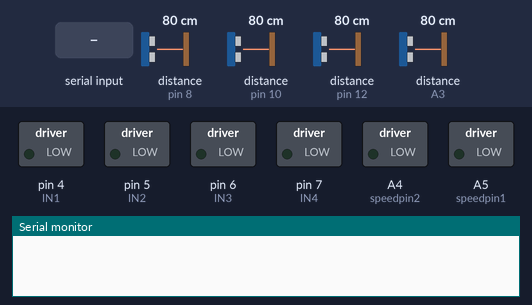
A sketch run on a simulated Arduino Uno, built with avr-gcc and run on an emulated ATmega328P. Shown: switched loads named in the sketch (green lamp = pin HIGH), the last lines printed to the serial monitor. Dashed ring = blinking. Inputs (shaded band) come from the test bench; at power-on: distance to the obstacle (sensors on pin 8, pin 10, pin 12, A3) 80 cm. The echo pulse lasts 58.3 µs per cm; pins used as bus, display or sensor lines are not drawn.

Above: at 1.2 s.
1.3 s: "l\n" received over Serial
At 3.3 s:
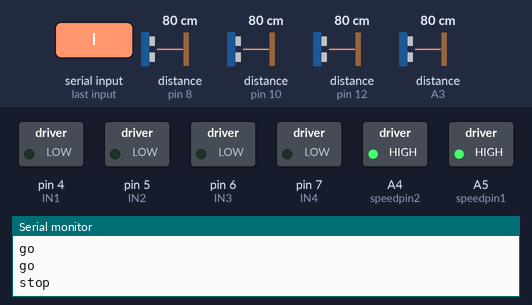
4.2 s: byte 114 ('r') received over Serial
At 5.4 s:
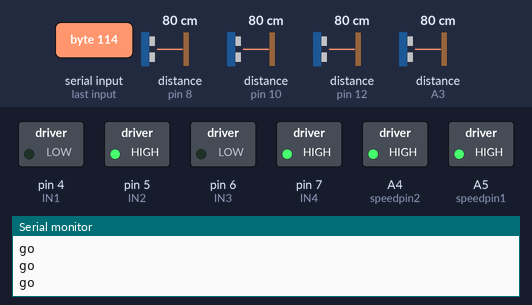
6.2 s: byte 101 ('e') received over Serial
At 6.9 s:
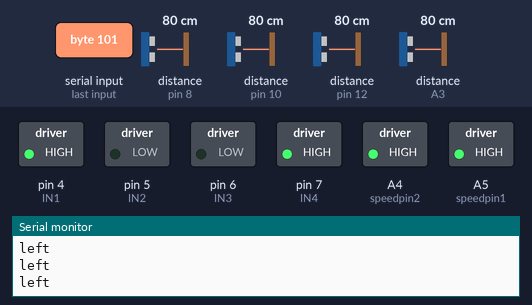
7.7 s: distance to the obstacle (sensor on pin 8) set to 2 cm
At 9.0 s:
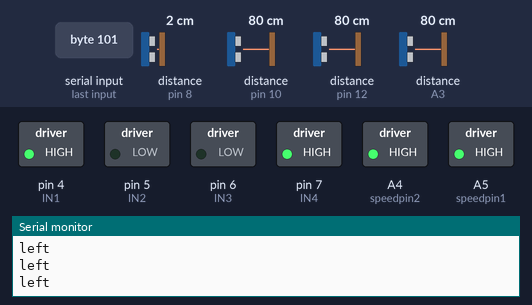
9.2 s: byte 103 ('g') received over Serial
Timing chart, 0 to 12.5 s (numbered marks = the images above; inputs shaded):
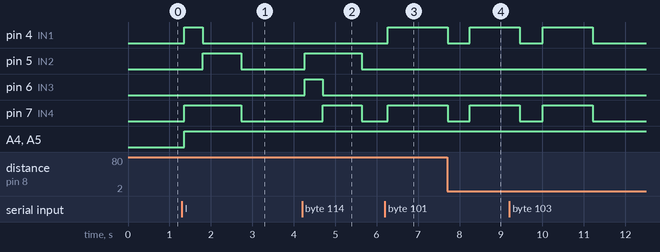

Measured:
- after the input at 1.3 s, pin 4 (IN1): LOW → HIGH after 0.06 s, → LOW 0.44 s later; pin 5 (IN2): LOW → HIGH after 0.50 s, → LOW 0.94 s later; pin 7 (IN4): LOW → HIGH after 0.06 s, → LOW 1.4 s later; A4 (speedpin2), A5 (speedpin1): LOW → HIGH after 0.06 s
- after the input at 4.2 s, pin 5 (IN2): LOW → HIGH after 0.06 s, → LOW 1.4 s later; pin 6 (IN3): LOW → HIGH after 0.06 s, → LOW 0.44 s later; pin 7 (IN4): LOW → HIGH after 0.50 s, → LOW 0.94 s later
- after the input at 6.2 s, pin 4 (IN1), pin 7 (IN4): LOW → HIGH after 0.06 s
- after the input at 7.7 s, pin 4 (IN1), pin 7 (IN4): HIGH → LOW after 0.02 s instead of 1.0 s

The sketch:

motor.ino
```cpp
#include <SoftwareSerial.h>
//1번
#define TRIG1 13 //TRIG 핀 설정 (초음파 보내는 핀)
#define ECHO1 12 //ECHO 핀 설정 (초음파 받는 핀)
//2번
#define TRIG2 11 //통신 핀으로 핀 변경
#define ECHO2 10
//3번
#define TRIG3 9
#define ECHO3 8
//4번
#define TRIG4 A2
#define ECHO4 A3
//초음파 탐지 거리
#define limitdist 40

//모터 제한 핀
#define speedpin1 A5
#define speedpin2 A4
#define IN1 4
#define IN2 5
#define IN3 6
#define IN4 7
#define maxspeed 255

/******************************************************************* */
#define forwardtime 1400 //직진 시간
#define turntime 400 //좌회전 우회전 시간
#define boosttime 1000 //회전 후 직진 시간
#define obstacletime 1200 //장애물 감지시 회피 시간
#define reversetime 2500 //역회전 시간
#define cleartime 300 // 버퍼 비우는 시간
#define loopdelaytime 200 //loop문 딜레이 시간
/******************************************************************* */

unsigned long time_previous=0;
unsigned long time_current=0;

void setup() {
    Serial.begin(38400);

    pinMode(TRIG1, OUTPUT);
    pinMode(ECHO1, INPUT);
    pinMode(TRIG2, OUTPUT);
    pinMode(ECHO2, INPUT);
    pinMode(TRIG3, OUTPUT);
    pinMode(ECHO3, INPUT);
    pinMode(TRIG4, OUTPUT);
    pinMode(ECHO4, INPUT);

    pinMode(speedpin1, OUTPUT);
    pinMode(speedpin2, OUTPUT);
    pinMode(IN1, OUTPUT);
    pinMode(IN2, OUTPUT);
    pinMode(IN3, OUTPUT);
    pinMode(IN4, OUTPUT);
}

void loop() {
    unsigned long current_time=millis();

    if (current_time - time_previous >= loopdelaytime) {
        time_previous=current_time;
        updateTagPositions();  // 명령 읽고 모터 제어
    }
}

// 시리얼 통신으로 명령 받기
char getTagPositions() {
    char incomingChar = "";
    if (Serial.available() > 0) {
        incomingChar = Serial.read();  // 한 바이트씩 읽기
        Serial.print("area: ");
        Serial.println(incomingChar);
        Serial.println("------------------- ");
        return incomingChar;
    }
    return incomingChar;
}

// 장애물 회피 동작
void avoidObstacles() {
    stopMotors();
    delay(500);
    if (checksens(TRIG2, ECHO2) <= limitdist || checksens(TRIG1, ECHO1) <= limitdist) {  // 좌측에 장애물 감지
        time_previous = millis();
        while (millis() - time_previous < obstacletime) {
            turnRight(maxspeed);
            }
    } else if (checksens(TRIG3, ECHO3) <= limitdist || checksens(TRIG4, ECHO4) <= limitdist) {  // 우측에 장애물 감지
        time_previous = millis();
        while (millis() - time_previous < obstacletime) {
            turnLeft(maxspeed);
            }
    }
    stopMotors();
}

// 장애물 감지
bool checkObstacles() {
    if (checksens(TRIG2, ECHO2) <= limitdist || checksens(TRIG3, ECHO3) <= limitdist||checksens(TRIG1, ECHO1) <= limitdist || checksens(TRIG4, ECHO4) <= limitdist) {
        Serial.println("Obstacle detected!");
        Serial.println("------------------- ");
        return true;
    }
    return false;
}

// 명령 읽고 동작 수행
void updateTagPositions() {
    char incomingChar='\n';
    while(1){
        incomingChar = getTagPositions();
        if(incomingChar=='l'||incomingChar=='r'||incomingChar=='e'||incomingChar=='g'||incomingChar=='s'){
            break;
        }
    }


    if (incomingChar == 'l') { // 좌회전
        time_previous = millis();
        while (millis() - time_previous < turntime) {
            if (checkObstacles()) {
                stopMotors();
                avoidObstacles();
                return;  // 장애물 감지 시 회피 후 동작 종료
            }
            turnLeft(maxspeed);
        }

        // driveForwardForTime 대신 바로 전진 동작 처리
        unsigned long time_previous1 = millis();
        while (millis() - time_previous1 < boosttime) {
            if (checkObstacles()) {
                avoidObstacles();
                break;
            }
            driveForward(maxspeed);  // 직접 함수 호출 대신 전진
        }
        stopMotors();
    }
    else if (incomingChar == 'r') { // 우회전
        time_previous = millis();
        while (millis() - time_previous < turntime) {
            if (checkObstacles()) {
                stopMotors();
                avoidObstacles();
                return;  // 장애물 감지 시 회피 후 동작 종료
            }
            turnRight(maxspeed);
        }

        // driveForwardForTime 대신 바로 전진 동작 처리
        unsigned long time_previous1 = millis();
        while (millis() - time_previous1 < boosttime) {
            if (checkObstacles()) {
                avoidObstacles();
                break;
            }
            driveForward(maxspeed);  // 직접 함수 호출 대신 전진
        }
        stopMotors();
    }
    else if (incomingChar == 'g') { // 직진
        unsigned long time_previous1 = millis();
        while (millis() - time_previous1 < forwardtime) {
            if (checkObstacles()) {
                avoidObstacles();
                break;
            }
            driveForward(maxspeed);
        }
        stopMotors();
    }
    else if (incomingChar == 'e') { // 역회전
        time_previous = millis();
        while (millis() - time_previous < reversetime) {
            if (checkObstacles()) {
                stopMotors();
                avoidObstacles();
                return;  // 장애물 감지 시 회피 후 동작 종료
            }
            turnLeft(maxspeed);
        }
        stopMotors();
    }
    else { // 정지 명령
        stopMotors();
    }

    // 시리얼 버퍼 클리어
    time_previous = millis();
    while (millis() - time_previous < cleartime) {
        Serial.read();
    }
}


// 초음파 센서 거리 측정 함수
long checksens(int trigPin, int echoPin) {
    long duration, distance_us;
    long totalDistance = 0;
    int readings = 3; // 평균을 내기 위한 샘플링 횟수

    for (int i = 0; i < readings; i++) {
        digitalWrite(trigPin, HIGH);
        delayMicroseconds(10);
        digitalWrite(trigPin, LOW);
        duration = pulseIn(echoPin, HIGH);
        distance_us = duration * 17 / 1000;
        if (distance_us != 0) {
            totalDistance += distance_us;
        }
    }
    return totalDistance / readings; // 평균 거리 반환
}

// 모터 제어 함수
void stopMotors() {
    digitalWrite(IN1, LOW);
    digitalWrite(IN2, LOW);
    digitalWrite(IN3, LOW);
    digitalWrite(IN4, LOW);
    Serial.println("stop");
}

void driveForward(int speed) {
    digitalWrite(IN1, LOW);   // HIGH -> LOW
    digitalWrite(IN2, HIGH);  // LOW -> HIGH
    digitalWrite(IN3, LOW);   // HIGH -> LOW
    digitalWrite(IN4, HIGH);  // LOW -> HIGH
    analogWrite(speedpin1, speed);
    analogWrite(speedpin2, speed);
    Serial.println("go");
}

void turnRight(int speed) {
    digitalWrite(IN1, LOW);   // HIGH -> LOW
    digitalWrite(IN2, HIGH);  // LOW -> HIGH
    digitalWrite(IN3, HIGH);  // LOW -> HIGH
    digitalWrite(IN4, LOW);   // HIGH -> LOW
    analogWrite(speedpin1, speed);
    analogWrite(speedpin2, speed);
    Serial.println("right");
}

void turnLeft(int speed) {
    digitalWrite(IN1, HIGH);  // LOW -> HIGH
    digitalWrite(IN2, LOW);   // HIGH -> LOW
    digitalWrite(IN3, LOW);   // HIGH -> LOW
    digitalWrite(IN4, HIGH);  // LOW -> HIGH
    analogWrite(speedpin1, speed);
    analogWrite(speedpin2, speed);
    Serial.println("left");
}
```
